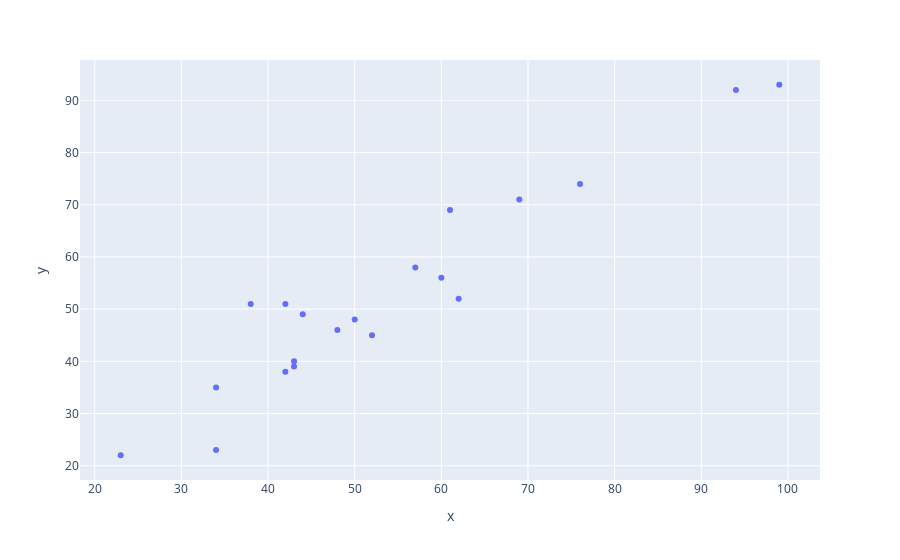

This figure's notebook cell:
### Markdown cell above
### Add data to hovering

### Code cell
px.scatter(x=df_premier.goals, y=df_premier.points, hover_name=df_premier.team)

### Figure 1 — Plotly figure (JSON) as saved in the notebook; plotly's stock layout.template omitted (floating-point values rounded to 4 significant figures)
{"data": [{"hovertemplate": "<b>%{hovertext}</b><br><br>x=%{x}<br>y=%{y}<extra></extra>", "hovertext": ["Manchester City", "Liverpool", "Chelsea", "Tottenham Hotspur", "Arsenal", "Manchester United", "West Ham United", "Leicester City", "Brighton and Hove Albion", "Wolverhampton Wanderers", "Newcastle United", "Crystal Palace", "Brentford", "Aston Villa", "Southampton", "Everton", "Leeds United", "Burnley", "Watford", "Norwich City"], "legendgroup": "", "marker": {"color": "#636efa", "symbol": "circle"}, "mode": "markers", "name": "", "orientation": "v", "showlegend": false, "type": "scatter", "x": [99, 94, 76, 69, 61, 57, 60, 62, 42, 38, 44, 50, 48, 52, 43, 43, 42, 34, 34, 23], "xaxis": "x", "y": [93, 92, 74, 71, 69, 58, 56, 52, 51, 51, 49, 48, 46, 45, 40, 39, 38, 35, 23, 22], "yaxis": "y"}], "layout": {"autosize": true, "legend": {"tracegroupgap": 0}, "margin": {"t": 60}, "xaxis": {"anchor": "y", "autorange": true, "domain": [0, 1], "range": [18.19, 103.8], "title": {"text": "x"}, "type": "linear"}, "yaxis": {"anchor": "x", "autorange": true, "domain": [0, 1], "range": [16.5, 98.5], "title": {"text": "y"}, "type": "linear"}}}
